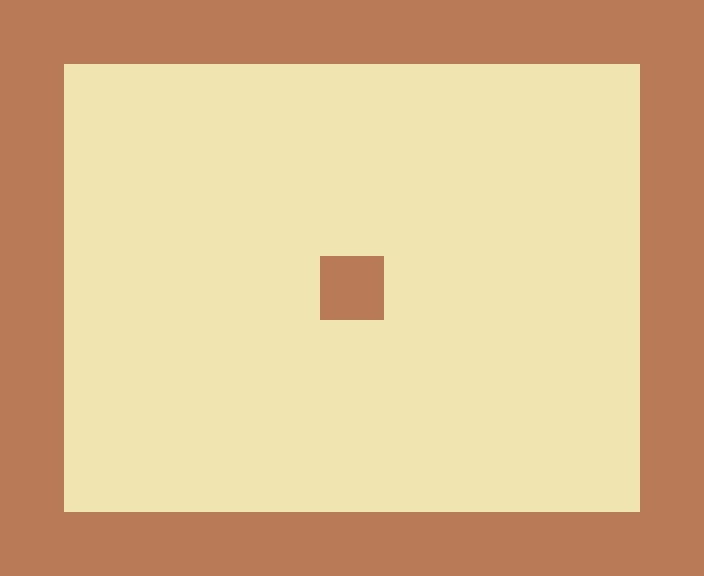

Below is a game level as drawn by its tile map, then a one-line description and the .tmx that defines it (tile-layer data replaced by summaries):
An orthogonal 11x9 tile map with 64x64 px tiles, 1 tile layer (Tile Layer 1), 2 tilesets.

<map version="1.0" orientation="orthogonal" width="11" height="9" tilewidth="64" tileheight="64">
 <tileset firstgid="1" name="floor" tilewidth="64" tileheight="64">
  <image source="../res/floor.png" width="64" height="64" />
 </tileset>
 <tileset firstgid="2" name="wall" tilewidth="64" tileheight="64">
  <image source="../res/wall.png" width="64" height="64" />
  <tile id="0">
   <properties>
    <property name="blocked" value="true" />
   </properties>
  </tile>
 </tileset>
 <layer name="Tile Layer 1" width="11" height="9">
  <data>[99 cells, 99 non-empty, 2 distinct tile ids]</data>
 </layer>
</map>
